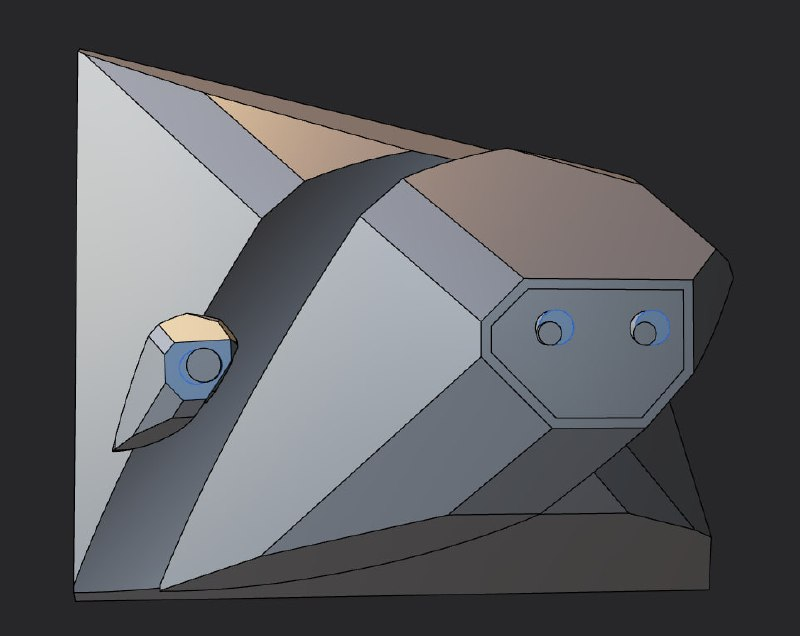
#> input picture photos/post100_00.jpg, 800 x 636 px
$ python poster.py photos out.png
#> lines starting #> are read from the running program, lines starting #| are printed output that depends on the picture
"""
Prototype: justified poster layout with adjustable upscaling.

- justify(): packs images into rows so every row fills the poster width exactly.
- upscale(): enlarges an image with a blend between BILINEAR (t=0, linear)
  and LANCZOS (t=1, sharp). Values in between give intermediate results.

Usage:
    python poster.py <input_dir> <output.png> [--width 3000] [--row-height 400] [--t 0.3]
Needs Pillow only.
"""
import argparse
import os

from PIL import Image

EXTS = (".jpg", ".jpeg", ".png", ".webp")


def upscale(img, scale_w, scale_h, t):
    """Resize to (scale_w, scale_h). t=0 is linear (bilinear), t=1 is Lanczos."""
    t = max(0.0, min(1.0, t))
    linear = img.resize((scale_w, scale_h), Image.Resampling.BILINEAR)
    if t == 0:
        return linear
    sharp = img.resize((scale_w, scale_h), Image.Resampling.LANCZOS)
    if t == 1:
        return sharp
    return Image.blend(linear, sharp, t)


def justify(images, poster_width, target_row_height):
    """Greedy justified rows.

    Each row gets as many images as fit at target_row_height. Then the row is
    stretched so its images fill poster_width exactly. Returns a list of rows,
    where each row is a list of (image, width, height) in pixels.
    """
    rows, row, row_aspect = [], [], 0.0
    for img in images:
        aspect = img.width / img.height
        if row and (row_aspect + aspect) * target_row_height > poster_width:
            rows.append(row)
            row, row_aspect = [], 0.0
        row.append(img)
        row_aspect += aspect
    if row:
        rows.append(row)

    placed = []
    for row in rows:
        aspect_sum = sum(i.width / i.height for i in row)
        # Height that makes this row exactly poster_width wide.
        h = round(poster_width / aspect_sum)
        items, x_used = [], 0
        for k, img in enumerate(row):
            if k < len(row) - 1:
                w = round(img.width / img.height * h)
            else:
                w = poster_width - x_used  # last image absorbs rounding error
            items.append((img, w, h))
            x_used += w
        placed.append(items)
    return placed


def build(input_dir, output, poster_width, row_height, t):
#> called with input_dir = 'photos', output = 'out.png', poster_width = 3000, row_height = 400, t = 0
    paths = sorted(
        os.path.join(input_dir, f)
        for f in os.listdir(input_dir)
        if f.lower().endswith(EXTS)
    )
    images = [Image.open(p).convert("RGB") for p in paths]
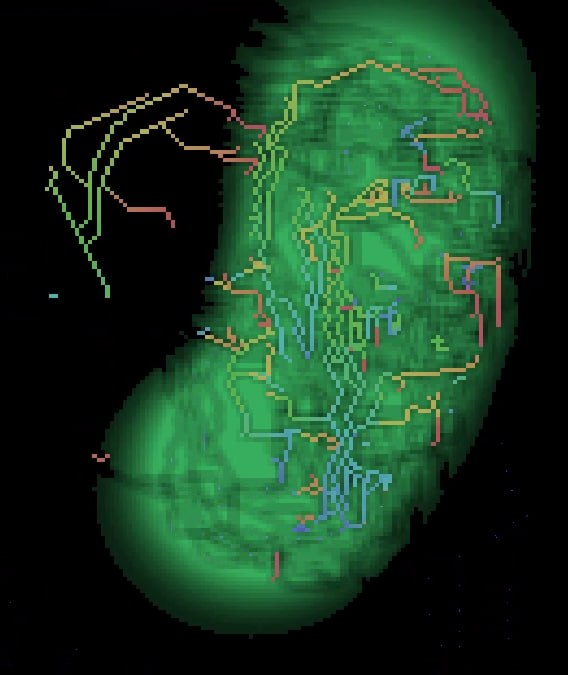
#> input picture photos/post101_00.jpg, 568 x 675 px
#> images = 2 items
    rows = justify(images, poster_width, row_height)
#> the loop in justify, `for img in images:` made 2 passes
#> (aspect, row_aspect) on passes 1 to 2: (1.26, 1.26), (0.841, 2.1)
#> after the loop in justify, `for img in images:`: row_aspect = 2.1; rows = []
#> the loop in justify, `for row in rows:` made 1 pass
#> (aspect_sum, h) on pass 1: (2.1, 1429)
#> after the loop in justify, `for row in rows:`: placed = 1 item
#> rows = 1 item

    total_h = sum(items[0][2] for items in rows)
#> total_h = 1429
    poster = Image.new("RGB", (poster_width, total_h), (255, 255, 255))
#> poster: PIL image 3000x1429 RGB; every value is 255
    y = 0
    for items in rows:
        x = 0
        for img, w, h in items:
            poster.paste(upscale(img, w, h, t), (x, y))
            x += w
        y += items[0][2]
#> this loop made 1 pass
#> y on pass 1: 1429
#> img is the input picture: PIL image 568x675 RGB; mean R, G, B 23.8, 58.4, 33.6
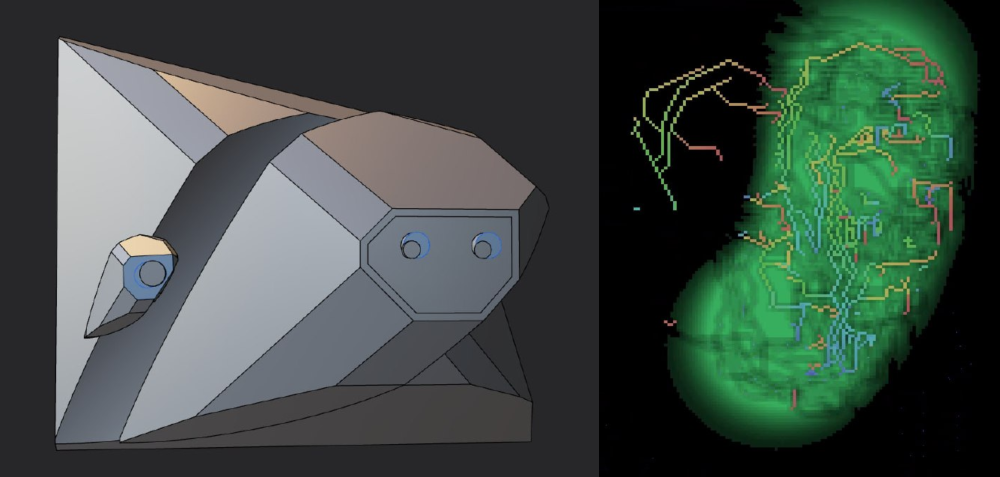
#> poster: PIL image 3000x1429 RGB (shown at 1/3 size); mean R, G, B 61.9, 76.3, 68.4
#> after the loop, y = 1429

    poster.save(output)
    print(f"{len(images)} images in {len(rows)} rows -> {output} ({poster_width}x{total_h}px, t={t})")
#| 2 images in 1 rows -> out.png (3000x1429px, t=0.0)


if __name__ == "__main__":
    ap = argparse.ArgumentParser()
    ap.add_argument("input_dir")
    ap.add_argument("output")
    ap.add_argument("--width", type=int, default=3000)
    ap.add_argument("--row-height", type=int, default=400)
    ap.add_argument("--t", type=float, default=0.0, help="0 = linear, 1 = Lanczos")
    a = ap.parse_args()
    build(a.input_dir, a.output, a.width, a.row_height, a.t)
